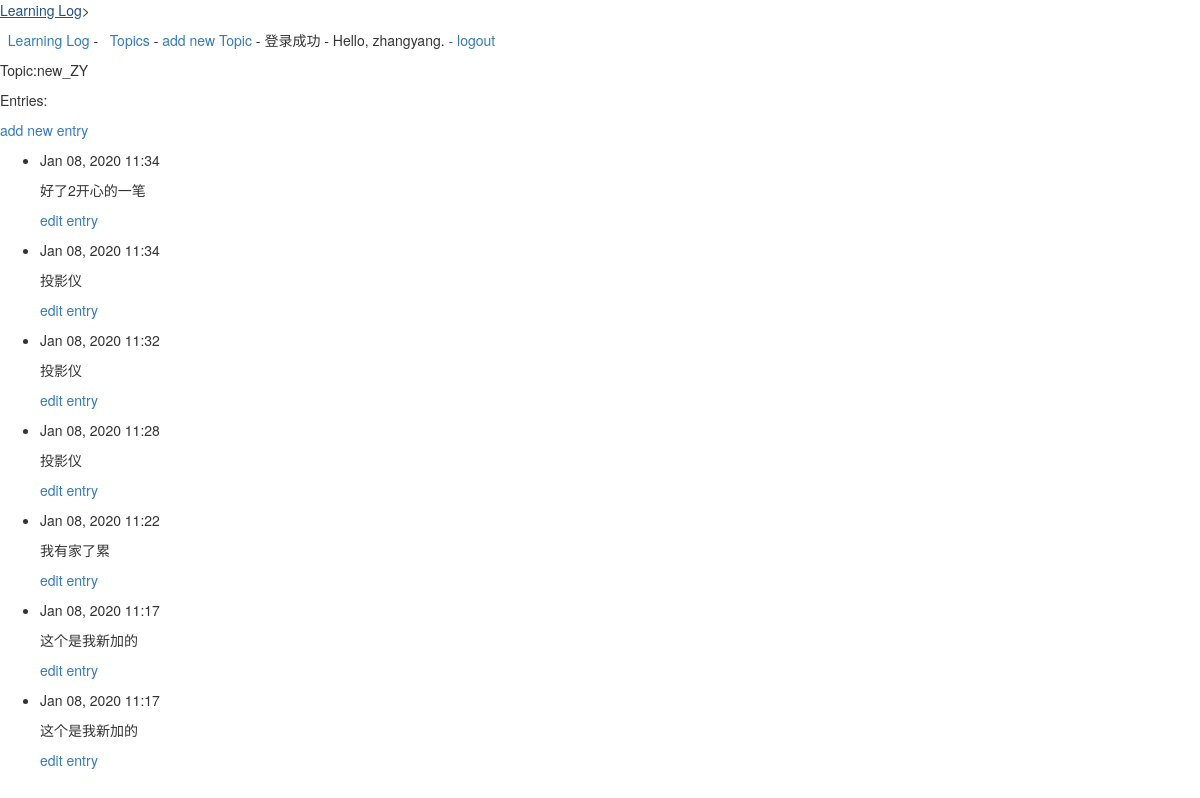
The page /topics/3/ (signed in) on the database its author committed.
### learning_logs/models.py (models this page shows, shortened)
class Topic(models.Model):
    text = models.CharField(max_length=200)
    date_added = models.DateTimeField(auto_now_add=True)
    owner = models.ForeignKey(User, on_delete=models.CASCADE)
    def __str__(self):
        return self.text

class Entry(models.Model):
    topic = models.ForeignKey(Topic, on_delete=models.CASCADE)
    text = models.CharField(max_length=10000000)
    date_added = models.DateTimeField(auto_now_add=True)
    class Meta:
        verbose_name_plural = 'entries'

### learning_logs/views.py (the view)
# urls.py: url(r'^topics/(?P<topic_id>\d+)/$', views.topic, name='topic'),
@login_required
def topic(request, topic_id):
    topic1 = Topic.objects.get(id=topic_id)
    if topic1.owner != request.user:
        raise Http404
    entries = topic1.entry_set.order_by('-date_added')
    context = {'topic': topic1, 'entries': entries}
    return render(request=request, template_name='learning_logs/topic.html', context=context)

### learning_logs/templates/learning_logs/topic.html
{% extends 'learning_logs/base.html' %}
{% block content %}
    <p>Topic:{{ topic }}</p>
    <P>Entries:</P>
    <p>
        <a href="{% url 'learning_logs:new_entry' topic.id %}">add new entry</a>
    </p>
    <ul>
    {% for entry in entries %}
        <li>
            <p>{{ entry.date_added|date:'M d, Y H:i' }}</p>
            <p>{{ entry.text|linebreaks }}</p>
            <p>
                <a href="{% url 'learning_logs:edit_entry' entry.id %}">edit entry</a>
            </p>
        </li>
    {% empty %}
        <li>
            There are no entries for this topic yet.
        </li>
    {% endfor %}
    </ul>
{% endblock content %}

### learning_logs/templates/learning_logs/base.html (shortened to what this page needs)
{% load bootstrap3 %}
<!DOCTYPE html>
<html lang="en">
<head>
    {% bootstrap_css %}
</head>
<p><a href="{% url 'learning_logs:index' %}">Learning Log</a>></p>
<p>
􏱾 <a href="{% url 'learning_logs:index' %}">Learning Log</a> - 􏱿 <a href="{% url 'learning_logs:topics' %}">Topics</a> -
    <a href="{% url 'learning_logs:new_topic' %}">add new Topic</a>
    {% if user.is_authenticated %}
        - 登录成功 - Hello, {{ user.username }}.
        <a href="{% url 'users:login' %}"> - logout</a>
    {% else %}
        - <a href="{% url 'users:register' %}">register</a>
        <a href="{% url 'users:login' %}"> - login</a>
    {% endif %}
</p>
{% block content %}{% endblock content %}
</body>
</html>

### rows shown on the page
Topic: text "new_ZY"
Entry: date_added "Jan 08, 2020 11:34", text "好了2开心的一笔"
Entry: date_added "Jan 08, 2020 11:34", text "投影仪"
Entry: date_added "Jan 08, 2020 11:32", text "投影仪"
Entry: date_added "Jan 08, 2020 11:28", text "投影仪"
Entry: date_added "Jan 08, 2020 11:22", text "我有家了累"
Entry: date_added "Jan 08, 2020 11:17", text "这个是我新加的"
Entry: date_added "Jan 08, 2020 11:17", text "这个是我新加的"

### other values the page prints
{{ user.username }} "zhangyang"
